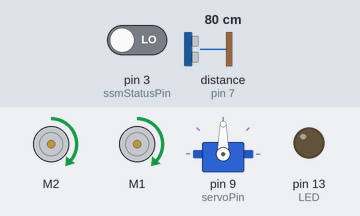
A sketch run on a simulated Arduino Uno, built with avr-gcc and run on an emulated ATmega328P. Shown: 2 × DC motor (green arrow = forward, orange = backward, longer = faster), servo, output pins drawn as LEDs (lit = HIGH). Wiring (inferred from the names in the program): ultrasonic range finder: trigger pin 6; echo pin 7. Inputs (shaded band) come from the test bench; at power-on: distance to the obstacle (sensor on pin 7) 80 cm, pin 3 (ssmStatusPin) LOW. The echo pulse lasts 58.3 µs per cm; pins used as bus, display or sensor lines are not drawn.

Above: at 1.2 s.
1.3 s: distance to the obstacle (sensor on pin 7) set to 45 cm
2.8 s: distance to the obstacle (sensor on pin 7) set to 36 cm
4.3 s: distance to the obstacle (sensor on pin 7) set to 32 cm
At 5.5 s:
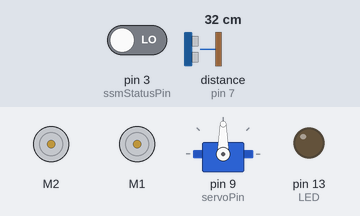
5.8 s: distance to the obstacle (sensor on pin 7) set to 26 cm
7.3 s: distance to the obstacle (sensor on pin 7) set to 21 cm
At 8.3 s:
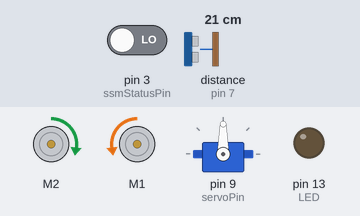
At 9.5 s:
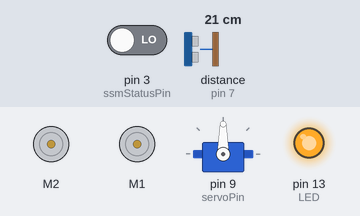
10.1 s: distance to the obstacle (sensor on pin 7) set to 60 cm
At 11.2 s:
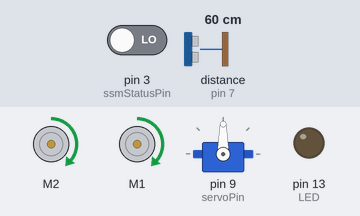
Timing chart, 0 to 12.6 s (numbered marks = the images above; inputs shaded):
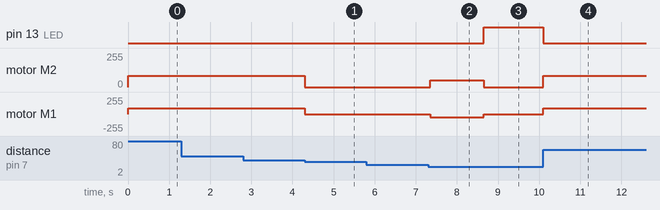

Measured:
- the behaviour switches between 35 and 34 cm on distance to the obstacle (sensor on pin 7) (found by bisection; images 0 and 1)
- the behaviour switches between 23 and 22 cm on distance to the obstacle (sensor on pin 7) (found by bisection; images 1 and 2)
- after the input at 1.3 s, every drawn part: stays the same
- after the input at 2.8 s, every drawn part: stays the same
- after the input at 4.3 s, motor M2: forward 84/255 → stopped at once; motor M1: forward 86/255 → stopped at once
- after the input at 5.8 s, every drawn part: stays the same
- after the input at 7.3 s, pin 13 (LED): LOW → HIGH after 1.4 s; motor M2: stopped → forward 51/255 after 0.06 s, → stopped 1.3 s later; motor M1: stopped → backward 51/255 after 0.06 s, → stopped 1.3 s later
- after the input at 10.1 s, pin 13 (LED): HIGH → LOW at once; motor M2: stopped → forward 84/255 at once; motor M1: stopped → forward 86/255 at once

The sketch:

gohan.ino
```cpp
// For Servo Motor
#include <Servo.h>

// For Adafuruit Motor Shield
//// ライブラリはここからダウンロード
//// https://github.com/adafruit/Adafruit_Motor_Shield_V2_Library
#include <Wire.h>   // Adafruit_MotorShield.h を使うために必要
#include <Adafruit_MotorShield.h>
// #include "utility/Adafruit_PWMServoDriver.h"

// For Motor
// Create the motor shield object with the default I2C address
//// Adafruit の MotorShield は I2C 通信で制御している
//// I2C を使うためには Wire.h が要る
Adafruit_MotorShield AFMS = Adafruit_MotorShield();
// Or, create it with a different I2C address (say for stacking)

// Select which 'port' M1, M2
Adafruit_DCMotor *leftMotor  = AFMS.getMotor(1);    // M1
Adafruit_DCMotor *rightMotor = AFMS.getMotor(2);    // M2

// For Ranging (HC-SR04)
//// const int == #define
const int trigPin = 6;  // 周波を出す
const int echoPin = 7;  // 周波を受け取る

// For Servo moter
//// 使用しているサーボモータに
////  "arm" って名前をつけたという認識で
Servo arm;
const int servoPin = 9;  // "Servo 2" in MotorShield

// H8 to Arduino
const int ssmStatusPin = 3;    // "ssm" mean "susumu-kun"

// show status
//// 今回はボタン押し待機時に
//// LEDが光るようにプログラムしてある
const int LED = 13;

// other
//// 壁の回数をカウント
//// wallCount == 0 -> susumu のスタートを待機
//// wallCount == 1 -> 1回目の外周の壁
//// wallCount == 2 -> ボタンの前
int wallCount = 0;

//// 距離センサの誤作動対策
int noiseCount = 0;


void setup(){

    AFMS.begin();  // create with the default frequency 1.6KHz
    rightMotor->setSpeed(0);
    leftMotor->setSpeed(0);

    // Setup H8 Program Finish
    pinMode(ssmStatusPin, INPUT);

    // Setup Ultrasonic Ranging Module
    pinMode(trigPin, OUTPUT);
    pinMode(echoPin, INPUT);

    // Setup Servo moter
    pinMode(servoPin, OUTPUT);
    arm.attach(servoPin);   // 9 pin to servo

    pinMode(LED, OUTPUT);
    digitalWrite(LED, LOW);

    //// サーボモータの位置を初期化
    resetVelocity();
}

// Main
void loop(){

    double distance = 0;

    //// ノイズ対策に使用しているgoto文
    //// breakが使えんからこうした
    OUT:

    //// 距離計測
    //// distance の値で以下の if 文を分岐させる
    distance = range();

    //// susumu のスタートを待機
    if (distance < 60.0 && wallCount == 0){
        while(distance < 40.0){
            AllStop();
            distance = range();
            resetVelocity();
            delay(5);
        }

        //// wallCount == 1 になるので,
        //// 次の loop 時にこの if 文は無視される
        wallCount++;
    }

    //// 1回目の壁
    else if (distance < 22.0 && wallCount < 2){

        if (noiseCount < 30) {
            noiseCount++;
            goto OUT;
        }

        Turn();

        //// wallCount == 2 になるので,
        //// 次の loop 時にこの if 文は無視される
        wallCount++;
    }

    //// ボタンの前
    else if (distance < 41.0 && wallCount == 2 ){

        if (noiseCount < 30) {
            noiseCount++;
            goto OUT;
        }

        else if (digitalRead(ssmStatusPin) == HIGH){
            //// サーボモータを作動させる
            //// つまりボタンが押される
            servoArm();

            //// wallCount == 3 になるので,
            //// 次の loop 時にこの if 文は無視される
            wallCount++;
        }

        else {
            digitalWrite(LED, HIGH);
            AllStop();
        }
    }

    //// 3回目以上の壁で止まる
    else if (distance < 35.0){
        AllStop();
        digitalWrite(LED, LOW);
        noiseCount = 0;
    }

    //// 基本的に直進
    else {
        Forward();
        digitalWrite(LED, LOW);
        noiseCount = 0;
        resetVelocity();
    }

    //// loop() 終了
}

// Moter Functions
void Forward(){

    //// 少しだけ右に曲がるように直進する
    //// 逆にまっすぐ走らせるのは難しい
    rightMotor->setSpeed(84);
    leftMotor->setSpeed(86);

    rightMotor->run(FORWARD);
    leftMotor->run(FORWARD);

}

// turn right
void Turn(){

    //// 回転時間と速度は "経験則"
    //// 悪く言うと "勘"
    rightMotor->setSpeed(51);
    leftMotor->setSpeed(51);

    rightMotor->run(FORWARD);
    leftMotor->run(BACKWARD);

    delay(1300);

}

void AllStop(){

    rightMotor->setSpeed(0);
    leftMotor->setSpeed(0);

    rightMotor->run(RELEASE);
    leftMotor->run(RELEASE);

}

// Ranging Functions
double range() {

    double duration, distance;

    //// 10 ms の間超音波を出して,
    //// pulseIn で超音波を受け取る
    digitalWrite(trigPin, HIGH);
    delayMicroseconds(10);
    digitalWrite(trigPin, LOW);
    duration = pulseIn(echoPin, HIGH);

    //// 音波が行って帰ってくる時間を 2 で割る
    //// さらに音速から距離に直すために 29.1 を掛けて cm に直している
    distance = (duration/2) / 29.1;

    return distance;

}

// For Servo motor Arm
void servoArm() {

    //// resetVelocity で arm.write(90) なので
    //// (120 - 90) * 2 = 60 [deg] 回転する
    //// ( 使用したサーボモータは 360 [deg] 回転する )
    arm.write(120);
    delay(5000);
    resetVelocity();

}

// reset servo arm
void resetVelocity(){

    //// サーボモータの通常時の角度
    arm.write(90);

}
```
